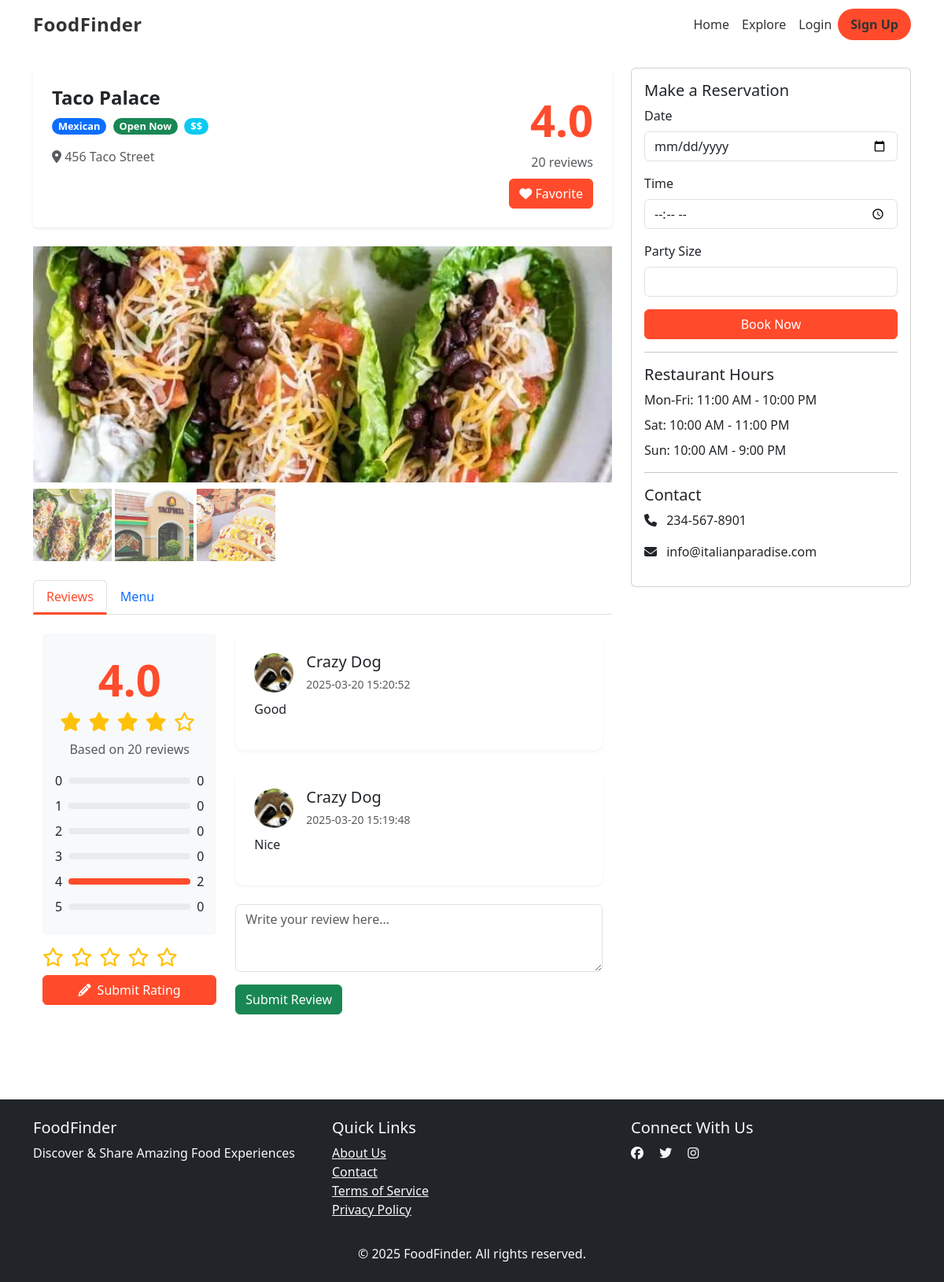
The page /restaurant/2/ on the database its author committed.
### frontend/models.py (models this page shows, shortened)
class Restaurant(models.Model):
    name = models.CharField(max_length=200, verbose_name="Restaurant Name")  # Restaurant's name
    address = models.CharField(max_length=255, verbose_name="Address")  # Restaurant's address
    phone = models.CharField(max_length=15, verbose_name="Phone")  # Contact phone number
    restaurant_type = models.ForeignKey(
        RestaurantType,
        on_delete=models.CASCADE,
        related_name="restaurants",
        verbose_name="Restaurant Type"
    )  # Restaurant type/category (ForeignKey relationship)
    rating = models.FloatField(default=0.0, verbose_name="Rating")  # Average rating score
    comment_count = models.PositiveIntegerField(default=0, verbose_name="Comment Count")  # Number of comments
    view_count = models.PositiveIntegerField(default=0, verbose_name="View Count")  # Number of views
    favorite_count = models.PositiveIntegerField(default=0, verbose_name="Favorite Count")  # Number of times favorited

class RestaurantType(models.Model):
    name = models.CharField(max_length=100, unique=True, verbose_name="Restaurant Type")  # Type/category name
    photo = models.ImageField(max_length=100, upload_to='type_photo')  # Representative photo for the type

class RestaurantPhoto(models.Model):
    restaurant = models.ForeignKey(
        Restaurant,
        on_delete=models.CASCADE,
        related_name="photos",
        verbose_name="Restaurant"
    )  # Associated restaurant
    photo = models.ImageField(upload_to="restaurant_photos/", verbose_name="Photo")  # Photo file

class Comment(models.Model):
    user = models.ForeignKey(CustomUser, null=True, blank=True,
                             on_delete=models.SET_NULL, related_name="comments",
                             verbose_name="User")  # Commenting user, allows anonymous (null user)
    restaurant = models.ForeignKey(Restaurant, on_delete=models.CASCADE,
                                   related_name="comments", verbose_name="Restaurant")  # Associated restaurant
    content = models.TextField(verbose_name="Comment Content")  # Text content of comment
    created_at = models.DateTimeField(auto_now_add=True, verbose_name="Created At")  # Timestamp when comment was created

class CustomUser(AbstractUser):
    avatar = models.ImageField(max_length=100, upload_to='avatar', default='avatar/avatar.jpg')  # User avatar image
    full_name = models.CharField(max_length=100, blank=True)  # User's full name (optional)

### frontend/views.py (the view)
# urls.py: path('restaurant/<int:restaurant_id>/', views.restaurant_detail, name='RestaurantDetail'),
def restaurant_detail(request, restaurant_id):
    rating_range = list(range(1, 6))  # Rating scale from 1 to 5
    restaurant = get_object_or_404(Restaurant, id=restaurant_id)
    restaurant.view_count += 1
    restaurant.save()
    is_favorited = False
    if request.user.is_authenticated:
        is_favorited = Favorite.objects.filter(user=request.user, restaurant=restaurant).exists()
    comments = restaurant.comments.all().order_by('-created_at')  # Retrieve comments
    rating_counts_query = restaurant.ratings.values('score').annotate(count=Count('score'))
    average_rating = restaurant.ratings.aggregate(avg=Avg('score'))['avg'] or 0
    rating_counts_dict = {item['score']: item['count'] for item in rating_counts_query}
    total_ratings = restaurant.ratings.count()
    rating_counts = []
    for score in range(6):
        count = rating_counts_dict.get(score, 0)
        percent = (count / total_ratings * 100) if total_ratings > 0 else 0
        rating_counts.append({
            'score': score,
            'count': count,
            'percent': percent,
        })
    context = {
        'restaurant': restaurant,
        'rating_range': rating_range,
        'rating_counts': rating_counts,
        'average_rating': round(average_rating, 1),
        'comments': comments,
        'is_favorited': is_favorited,
        'is_logged_in': request.user.is_authenticated,
    }
    return render(request, 'Restaurant_Detail.html', context)

### templates/Restaurant_Detail.html (shortened to what this page needs)
{% extends "Base.html" %}
{% load static %}
{% block extra_css %}
<link href="{% static 'css/Review.css' %}" rel="stylesheet">
<link href="{% static 'css/detail.css' %}" rel="stylesheet">
{% endblock %}
{% block content %}
<div class="container my-4">
    <div class="row">
        <div class="col-lg-8">
            <div class="restaurant-info p-4 mb-4 shadow-sm">
                <div class="d-flex justify-content-between align-items-start">
                    <div>
                        <h1 class="mb-2">{{ restaurant.name }}</h1>
                        <div class="mb-3">
                            <span class="badge bg-primary badge-custom">{{ restaurant.restaurant_type.name }}</span>
                            <span class="badge bg-success badge-custom">Open Now</span>
                            <span class="badge bg-info badge-custom">$$</span>
                        </div>
                        <p class="text-muted">
                            <i class="fas fa-map-marker-alt"></i> {{ restaurant.address }}
                        </p>
                    </div>
                    <div class="text-end">
                        <div class="rating-large">{{ average_rating }}</div>
                        <div class="text-muted">{{ restaurant.view_count }} reviews</div>
                    </div>
                </div>
                <div class="text-end">
                    {% if is_favorited %}
                        <button id="favorite-button"
                                class="btn btn-secondary"
                                data-restaurant-id="{{ restaurant.id }}">
                            <i class="fas fa-heart text-danger"></i> Collected
                        </button>
                    {% else %}
                        <button id="favorite-button"
                                class="btn btn-primary"
                                data-restaurant-id="{{ restaurant.id }}">
                            <i class="fas fa-heart"></i> Favorite
                        </button>
                    {% endif %}
                </div>
            </div>
            <div class="gallery-container mb-4">
                <div class="gallery-main">
                    {% if restaurant.photos.first %}
                        <img src="{{ restaurant.photos.first.photo.url }}"
                             class="w-100 h-100"
                             style="object-fit: cover;"
                             alt="Main Image">
                    {% else %}
                        <img src="{% static 'img/default_restaurant.jpg' %}"
                             class="w-100 h-100"
                             style="object-fit: cover;"
                             alt="Default Image">
                    {% endif %}
                </div>
                <div class="gallery-thumbnails mt-2">
                    {% for photo in restaurant.photos.all %}
                        <img src="{{ photo.photo.url }}"
                             class="gallery-thumbnail"
                             alt="Thumbnail {{ forloop.counter }}">
                    {% endfor %}
                </div>
            </div>
            <ul class="nav nav-tabs mb-4" id="restaurantTabs">
                <li class="nav-item">
                    <a class="nav-link active"
                       id="reviews-tab"
                       data-bs-toggle="tab"
                       href="#reviews"
                       aria-current="page">
                       Reviews
                    </a>
                </li>
                <li class="nav-item">
                    <a class="nav-link"
                       id="menu-tab"
                       data-bs-toggle="tab"
                       href="#menu">
                       Menu
                    </a>
                </li>
            </ul>
            <div class="tab-content" id="restaurantTabContent">
                <div class="tab-pane fade show active" id="reviews">
                    <div class="container my-4">
                        <div class="row">
                            <div class="col-lg-4 mb-4">
                                <div class="rating-box p-3 rounded bg-light">
                                    <div class="text-center mb-3">
                                        <div class="rating-large">{{ average_rating }}</div>
                                        <div class="star-rating mb-2">
                                            {% for i in rating_range %}
                                                {% if i <= average_rating %}
                                                    <i class="fas fa-star"></i>
                                                {% else %}
                                                    <i class="far fa-star"></i>
                                                {% endif %}
                                            {% endfor %}
                                        </div>
                                        <div class="text-muted">
                                            Based on {{ restaurant.view_count }} reviews
                                        </div>
                                    </div>
                                    <div class="rating-bars">
                                        {% for score in rating_counts %}
                                            <div class="d-flex align-items-center mb-2">
                                                <span class="me-2">{{ score.score }}</span>
                                                <div class="rating-bar flex-grow-1">
                                                    <div class="rating-fill"
                                                         style="width: {{ score.percent }}%">
                                                    </div>
                                                </div>
                                                <span class="ms-2">{{ score.count }}</span>
                                            </div>
                                        {% endfor %}
                                    </div>
                                </div>
                                <form method="POST"
                                      action="{% url 'RateRestaurant' restaurant.id %}"
                                      class="mt-3">
                                    <div class="star-rating mb-2">
                                        <i class="far fa-star star" data-score="1"></i>
                                        <i class="far fa-star star" data-score="2"></i>
                                        <i class="far fa-star star" data-score="3"></i>
                                        <i class="far fa-star star" data-score="4"></i>
                                        <i class="far fa-star star" data-score="5"></i>
                                    </div>
                                    <button type="submit"
                                            class="btn write-review-btn text-white w-100 mb-4">
                                        <i class="fas fa-pencil-alt me-2"></i>Submit Rating
                                    </button>
                                </form>
                            </div>
                            <div class="col-lg-8">
                                {% for comment in comments %}
                                    <div class="review-card card p-4 mb-4">
                                        <div class="review-header d-flex align-items-center mb-2">
                                            <img src="{% if comment.user and comment.user.avatar %}
                                                        {{ comment.user.avatar.url }}
                                                      {% else %}
                                                        {% static 'img/default_avatar.png' %}
                                                      {% endif %}"
                                                 class="review-avatar me-3"
                                                 alt="User Avatar">
                                            <div>
                                                <h5 class="mb-1">
                                                    {% if comment.user %}
                                                        {{ comment.user.username }}
                                                    {% else %}
                                                        Anonymous
                                                    {% endif %}
                                                </h5>
                                                <div class="text-muted">
                                                    <small>{{ comment.created_at|date:'Y-m-d H:i:s' }}</small>
                                                </div>
                                            </div>
                                        </div>
                                        <p>{{ comment.content }}</p>
                                    </div>
                                {% empty %}
                                    <p>No comments yet. Be the first to leave one!</p>
                                {% endfor %}
                                <div class="mt-4">
                                    <form method="POST"
                                          action="{% url 'SubmitComment' restaurant.id %}">
                                        <div class="mb-3">
                                            <textarea class="form-control"
                                                      name="content"
                                                      rows="3"
                                                      placeholder="Write your review here..."></textarea>
                                        </div>
                                        <button type="submit"
                                                class="btn btn-success">
                                            Submit Review
                                        </button>
                                    </form>
                                </div>
                            </div>
                        </div>
                    </div>
                </div>
            </div>
        </div>
        <div class="col-lg-4">
            <div class="card side-card mb-4">
                <div class="card-body">
                    <h5 class="card-title">Make a Reservation</h5>
                    <form id="reservationForm">
                        <div class="mb-3">
                            <label class="form-label">Date</label>
                            <input type="date"
                                   name="date"
                                   class="form-control"
                                   required>
                        </div>
                        <div class="mb-3">
                            <label class="form-label">Time</label>
                            <input type="time"
                                   name="time"
                                   class="form-control"
                                   required>
                        </div>
                        <div class="mb-3">
                            <label class="form-label">Party Size</label>
                            <input type="number"
                                   name="party_size"
                                   class="form-control"
                                   min="1"
                                   max="50"
                                   required>
                        </div>
                        <button type="submit"
                                class="btn btn-primary w-100">
                            Book Now
                        </button>
                    </form>
                    <hr>
                    <h5 class="card-title">Restaurant Hours</h5>
                    <ul class="list-unstyled">
                        <li class="mb-2">Mon-Fri: 11:00 AM - 10:00 PM</li>
                        <li class="mb-2">Sat: 10:00 AM - 11:00 PM</li>
                        <li>Sun: 10:00 AM - 9:00 PM</li>
                    </ul>
                    <hr>
                    <h5 class="card-title">Contact</h5>
                    <p><i class="fas fa-phone me-2"></i> {{ restaurant.phone }}</p>
                    <p><i class="fas fa-envelope me-2"></i> info@italianparadise.com</p>
                </div>
            </div>
        </div>
    </div>
</div>
{% endblock %}

### rows shown on the page
Restaurant: name "Taco Palace", restaurant_type.name "Mexican", address "456 Taco Street", view_count "20", photos.first.photo (picture), phone "234-567-8901"
RestaurantPhoto: photo (picture)
RestaurantPhoto: photo (picture)
RestaurantPhoto: photo (picture)
Comment: user.avatar (placeholder picture), user.username "Crazy Dog", created_at "2025-03-20 15:20:52", content "Good"
Comment: user.avatar (placeholder picture), user.username "Crazy Dog", created_at "2025-03-20 15:19:48", content "Nice"

### other values the page prints
{{ average_rating }} "4.0"
{{ score.score }} "0" "1" "2" "3" "4" "5"
{{ score.count }} "0" "0" "0" "0" "2" "0"
